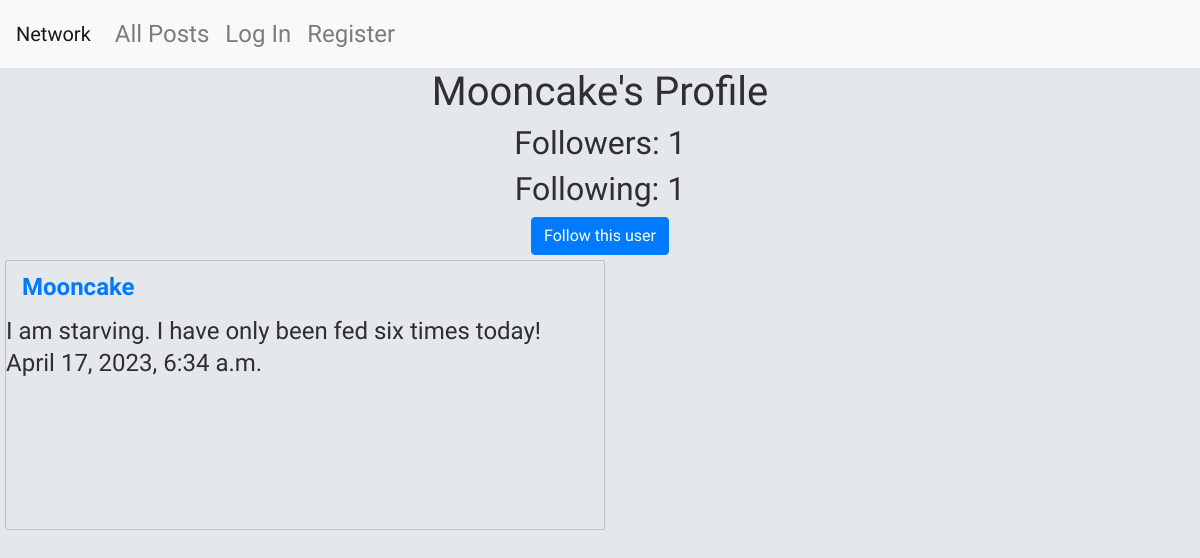
The page /Mooncake on the database its author committed.
### network/models.py (models this page shows, shortened)
class User(AbstractUser):
    id = models.AutoField(primary_key=True)
    followers = models.ManyToManyField("self", blank=True, related_name="user_followers", symmetrical=False)
    following = models.ManyToManyField("self", blank=True, related_name="user_following", symmetrical=False)

class Post(models.Model):
    id = models.AutoField(primary_key=True)
    author = models.ForeignKey(User, on_delete=models.CASCADE)
    content = models.CharField(max_length=128)
    date = models.DateTimeField(auto_now_add=True)
    likes = models.IntegerField()

### network/views.py (the view, shortened to what this page needs)
# urls.py: path("<str:username>", views.profile, name="profile"),
def profile(request, username):
    posts = Post.objects.all()
    postsToShow = []
    for post in posts:
        if post.author.username == username:
            postsToShow.append(post)
    posts = posts.order_by("-date").all()
    profile_user = User.objects.get(username=username)
    return render(request, "network/profile.html", {"profile_username": username, "profile_user": profile_user, "posts": posts})

### network/templates/network/profile.html (shortened to what this page needs)
{% extends "network/layout.html" %}
{% block body %}
    <h1>{{ profile_username }}'s Profile</h1>
    <div id="follower-info">
        <h2>Followers: {{profile_user.followers.all|length}}</h2>
        <h2>Following: {{profile_user.following.all|length}}</h2>
    </div>
    {% if user.username != profile_username %}
    <div id="follow-button-container">
        <form id="follow-form" action="{% url 'profile' profile_username %}" method="POST">
            {% if profile_user in user.following.all %}
            <input type="submit" id="follow-button" class="btn btn-primary" value="Unfollow this user"/>
            {% else %}
            <input type="submit" id="follow-button" class="btn btn-primary" value="Follow this user"/>
            {% endif %}
        </form>
    </div>
    {% endif %}
    {% for post in posts %}
        {% if post.author == profile_user %}
        <div class="post">
            <a class="nav-link" href="{% url 'profile' post.author.username %}"><strong>{{ post.author.username }}</strong></a>
            <span>{{ post.content }}</span>
            <h4>{{ post.date }}</h4>
        </div>
        {% endif %}
    {% endfor %}
{% endblock %}

### network/static/network/styles.css (style rules this page uses)
:root { --background: #e5e8eb; --font-color: #2d2f31; --borders: #bcc1c7; --post-width: 600px; --success: #0b836b; --error: #a72727; }
body { text-align: center; vertical-align: middle; font-size: 24px; font-family: 'Gaegu', sans-serif; background-color: var(--background); color: var(--font-color); }
.post { text-align: left; height: calc(var(--post-width) * 0.45); width: var(--post-width); margin: 5px; border-radius: 2px; border: 1px solid var(--borders); }

### rows shown on the page
User: username "Mooncake", followers.all|length "1", following.all|length "1"
Post: author.username "Mooncake", content "I am starving. I have only been fed six times today!", date "April 17, 2023, 6:34 a.m."
